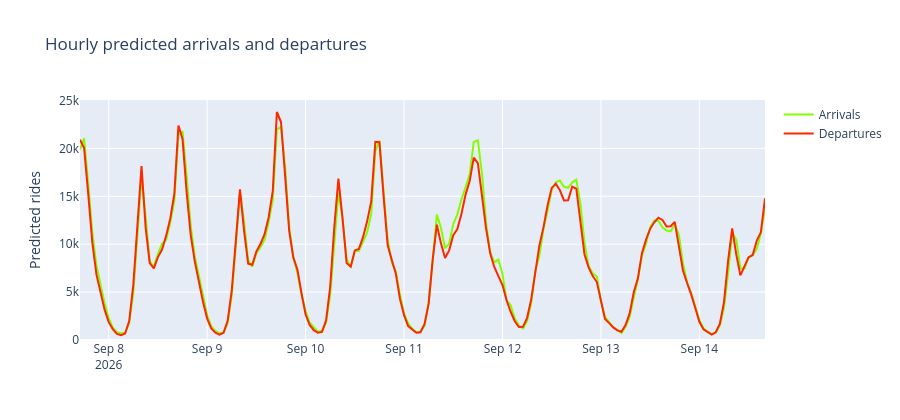

This figure's notebook cell:
### Code cell
hourly_flow = forecast.groupby("hour", as_index=False)[["predicted_arrivals", "predicted_departures"]].sum().rename(columns={
    "predicted_arrivals": "Arrivals",
    "predicted_departures": "Departures"})

trend_data = hourly_flow.melt(
    id_vars="hour",
    value_vars=["Arrivals", "Departures"],
    var_name="Flow type",
    value_name="Predicted rides"
)

flow_trend = px.line(
    trend_data,
    x="hour",
    y="Predicted rides",
    color="Flow type",
    color_discrete_map={
        "Arrivals": "#83FD00",
        "Departures": "#FF2600"
    },
    title="Hourly predicted arrivals and departures"
)
flow_trend.update_layout(
    height=420,
    xaxis_title=None,
    yaxis_title="Predicted rides",
    legend_title_text=None,
    hovermode="x unified"
)
flow_trend.update_yaxes(rangemode="tozero")
flow_trend.show()

### Figure 1 — Plotly figure (JSON) as saved in the notebook; plotly's stock layout.template omitted (floating-point values rounded to 4 significant figures; data arrays with more than 128 entries replaced by an {"elided": "..."} marker saying what was removed)
{"data": [{"hovertemplate": "Flow type=Arrivals<br>hour=%{x}<br>Predicted rides=%{y}<extra></extra>", "legendgroup": "Arrivals", "line": {"color": "#83FD00", "dash": "solid"}, "marker": {"symbol": "circle"}, "mode": "lines", "name": "Arrivals", "orientation": "v", "showlegend": true, "type": "scatter", "x": {"elided": "168 str values"}, "xaxis": "x", "y": {"elided": "168 float values"}, "yaxis": "y"}, {"hovertemplate": "Flow type=Departures<br>hour=%{x}<br>Predicted rides=%{y}<extra></extra>", "legendgroup": "Departures", "line": {"color": "#FF2600", "dash": "solid"}, "marker": {"symbol": "circle"}, "mode": "lines", "name": "Departures", "orientation": "v", "showlegend": true, "type": "scatter", "x": {"elided": "168 str values"}, "xaxis": "x", "y": {"elided": "168 float values"}, "yaxis": "y"}], "layout": {"height": 420, "hovermode": "x unified", "legend": {"title": {}, "tracegroupgap": 0}, "title": {"text": "Hourly predicted arrivals and departures"}, "xaxis": {"anchor": "y", "domain": [0, 1], "title": {}}, "yaxis": {"anchor": "x", "domain": [0, 1], "rangemode": "tozero", "title": {"text": "Predicted rides"}}}}
